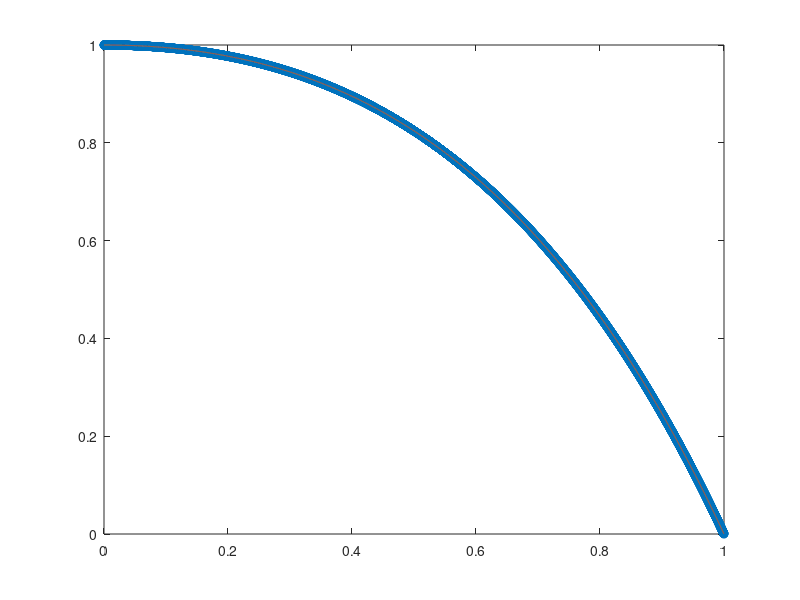

Recreate this plot in MATLAB.
% Programa que resuleve el PROBLEMA DEL CONTORNO

clear
close all

c=@(x) x ;
f=@(x) exp(x)*(1+2*x-x^2) ; %hacer un vector de f  
u_ex=@(x) exp(x).*(1-x); 

datos=load('datos1.txt');
ndim=datos(1); a=datos(2); b=datos(3); alfa=datos(4); beta=datos(5);

h=(b-a)/(ndim+1);
x=(a+h):h:(b-h);

I=[1:ndim,1:(ndim-1),2:ndim];
J=[1:ndim,2:ndim,1:(ndim-1)];
V=[2*ones(1,ndim)+h*h*c(x),-ones(1,ndim-1),-ones(1,ndim-1)];

A=sparse(I,J,V);
F=zeros(ndim,1);
F(1)=(f(x(:,1)))*h*h+alfa;
F(ndim)=(f(x(:,ndim)))*h*h+beta;
for i=2:(ndim-1)
  F(i)=(f(x(:,i)))*h*h;  
end
u=A\F ;  %resolver el sistema

for i=1:ndim %calculo del error
  error(i)=u(i)-u_ex(x(:,i));
end
fprintf('Error=%e \r\n',norm(error,Inf));
plot(x,u,'o',x,u_ex(x));